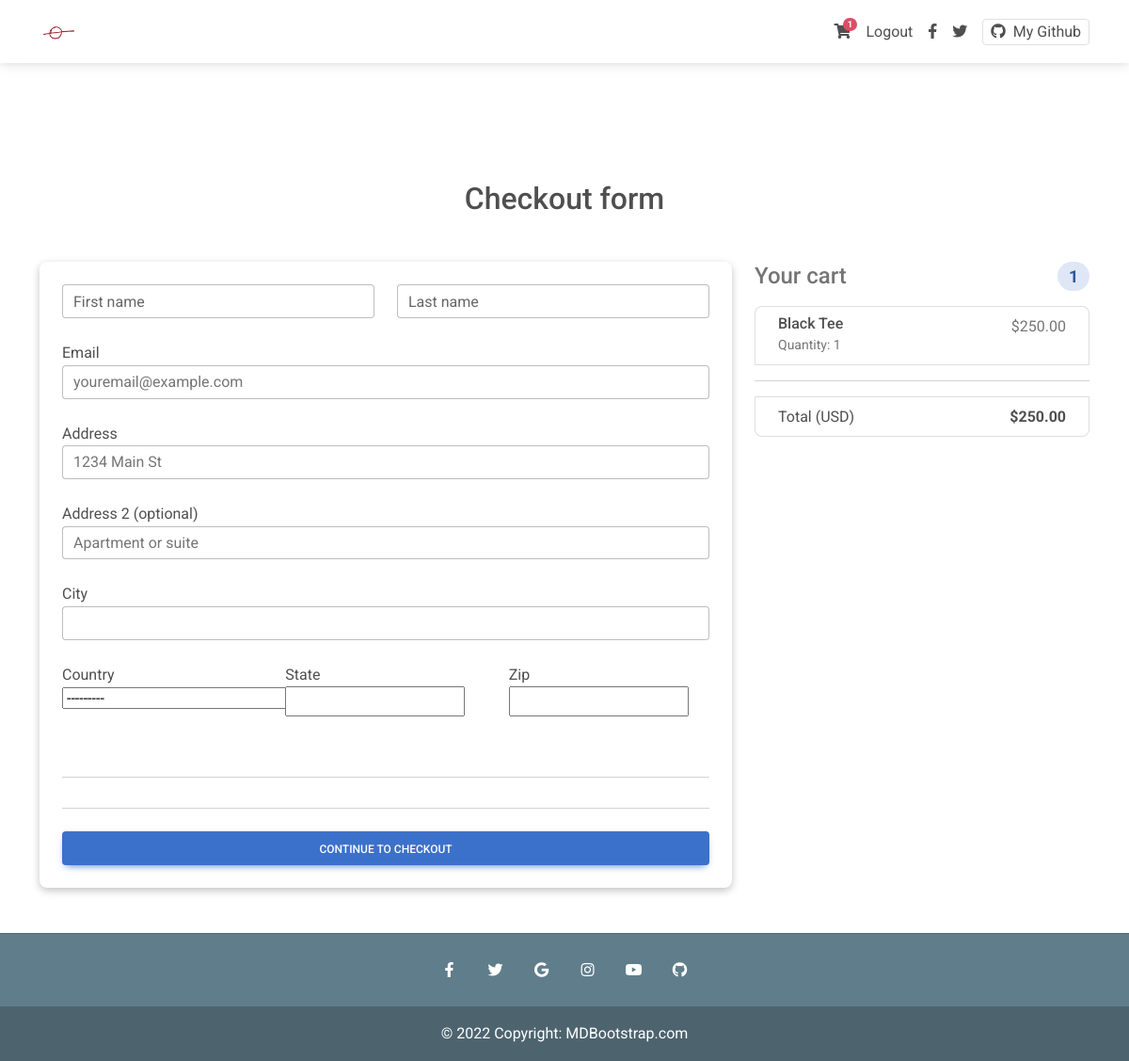
Page /checkout/16 (signed in) on the committed database.
### myapp/models.py (models this page shows, shortened)
class Order(models.Model):
    user = models.ForeignKey(settings.AUTH_USER_MODEL,
                             on_delete=models.CASCADE)
    ordered = models.BooleanField(default=False)
    items = models.ManyToManyField(OrderItem)
    start_date = models.DateTimeField(auto_now_add=True)
    ordered_date = models.DateTimeField(auto_now_add=True)
    f_name = models.CharField(max_length=50, null=True)
    l_name = models.CharField(max_length=50, null=True)
    email = models.EmailField(max_length=200, null=True)
    address = models.CharField(max_length=500, null=True)
    address2 = models.CharField(max_length=200, null=True)
    city = models.CharField(max_length=100, null=True)
    country = CountryField()
    state = USStateField()
    zip = USZipCodeField()
    def get_total(self):
        total = 0
        for item in self.items.all():
            if item.item.discount:
                total += item.get_discount_price()
            else:
                total += item.total_price_calc()
        return total
    def get_quantity(self):
        count = 0
        for item in self.items.all():
                count += item.quantity
        return count

class OrderItem(models.Model):
    user = models.ForeignKey(settings.AUTH_USER_MODEL,
                             on_delete=models.CASCADE)
    item = models.ForeignKey(Item, on_delete=models.CASCADE)
    quantity = models.IntegerField(default=1)
    ordered = models.BooleanField(default=False)
    def total_price_calc(self):
        return self.quantity*self.item.price

class Item(models.Model):
    title = models.CharField(max_length=100)
    price = models.DecimalField(decimal_places=2, max_digits=10)
    discount = models.DecimalField(
        decimal_places=2, max_digits=10, null=True, blank=True)
    category = models.CharField(choices=CATEGORY_CHOICES, max_length=2)
    label = models.CharField(choices=LABEL_CHOICES, max_length=1)
    slug = models.SlugField()
    description = models.TextField()
    file_name = models.CharField(max_length=50)

### myapp/views.py (the view, shortened to what this page needs)
# urls.py: path('checkout/<pk>', views.CheckoutView.as_view(), name='checkout'),
class CheckoutView(View):
    def get(self, *args, **kwargs):
        form = CheckoutForm()
        context = {
            'form': form, 'order': Order.objects.get(user=self.request.user, ordered=False)
        }
        return render(self.request, 'checkout.html', context)

### myapp/forms.py
class CheckoutForm(forms.Form):
    f_name = forms.CharField(label='First Name', max_length=50, widget=forms.TextInput(attrs={'class': 'form-control'}))
    l_name = forms.CharField(label = 'Last Name', max_length=50, widget=forms.TextInput(attrs={'class': 'form-control'}))
    email = forms.EmailField(label='Email',max_length=200, widget=forms.EmailInput(attrs={'class': 'form-control', 'placeholder': 'youremail@example.com'}))
    address = forms.CharField(label='Address',max_length=500, widget=forms.TextInput(attrs={'class': 'form-control', 'placeholder': '1234 Main St'}))
    address2 = forms.CharField(label='Address 2', max_length=200, required=False, widget=forms.TextInput(attrs={'class': 'form-control', 'placeholder': 'Apartment or suite'}))
    country = CountryField(blank_label='(select country)').formfield(attrs={
        'class': 'form-control'
    })
    city = forms.CharField(label='City', max_length=100, widget=forms.TextInput(attrs={'class': 'form-control'}))
    state = USStateField(widget=USStateSelect(), initial='CA')
    zip = USZipCodeField()

### myapp/templatetags/cart_count.py (called while the page is built)
@register.filter
def item_count(user):
    if user.is_authenticated:
        order_qs = Order.objects.filter(user=user, ordered=False)
        if order_qs.exists():
            order = order_qs[0]
            return order.get_quantity()
    return 0

@register.filter
def order_pk(user):
    if user.is_authenticated:
        order_qs = Order.objects.filter(user=user, ordered=False)
        if order_qs.exists():
            order = order_qs[0]
            return order.id
    return 0

### templates/checkout.html (shortened to what this page needs)
{% extends "index.html" %}
{% load static %}
{% block content %}
<main class="mt-5 pt-4">
    <div class="container">
        <h2 class="my-5 text-center">Checkout form</h2>
        <div class="row">
            <div class="col-md-8 mb-4">
                <form method="POST" class="card p-4">
                    <div class="row mb-3">
                        <div class="col-md-6 mb-2">
                            <div class="form-outline">
                                {{ form.f_name }}
                                <label class="form-label" for="{{ form.f_name.id_for_label }}">First name</label>
                            </div>
                        </div>
                        <div class="col-md-6 mb-2">
                            <div class="form-outline">
                                {{ form.l_name }}
                                <label class="form-label" for="{{ form.l_name.id_for_label }}">Last name</label>
                            </div>
                        </div>
                    </div>
                    <p class="mb-0">
                        Email
                    </p>
                    <div class="form-outline mb-4">
                         {{ form.email }}
                    </div>
                    <p class="mb-0">
                        Address
                    </p>
                    <div class="form-outline mb-4">
                        {{ form.address }}
                    </div>
                    <p class="mb-0">
                        Address 2 (optional)
                    </p>
                    <div class="form-outline mb-4">
                        {{ form.address2 }}
                    </div>
                    <p class="mb-0">
                        City
                    </p>
                    <div class="form-outline mb-4">
                         {{ form.city }}
                    </div>
                    <div class="row">
                        <div class="col-lg-4 col-md-12 mb-4">
                            <p class="mb-0">
                                Country
                            </p>
                            <div class="form-outline mb-4">
                                {{ form.country }}
                            </div>
                        </div>
                        <div class="col-lg-4 col-md-12 mb-4">
                            <p class="mb-0">
                                State
                            </p>
                            <div class="form-outline mb-4">
                        {{ form.state }}
                    </div>
                        </div>
                        <div class="col-lg-4 col-md-12 mb-4">
                            <p class="mb-0">
                                Zip
                            </p>
                            <div class="form-outline">
                                {{ form.zip }}
                            </div>
                        </div>
                    </div>
                    <hr />
                    <hr class="mb-4" />
                  <button class="btn btn-primary" type="submit">Continue to checkout</button>
                </form>
            </div>
            <div class="col-md-4 mb-4">
                <h4 class="d-flex justify-content-between align-items-center mb-3">
                    <span class="text-muted">Your cart</span>
                    <span class="badge rounded-pill badge-primary">{{ order.get_quantity }}</span>
                </h4>
                <ul class="list-group mb-3">
                    {% for obj in order.items.all %}
                    <li class="list-group-item d-flex justify-content-between">
                        <div>
                            <h6 class="my-0">{{ obj.item.title }}</h6>
                            <small class="text-muted">Quantity: {{ obj.quantity }}</small>
                        </div>
                        {% if obj.item.discount %}
                        <span class="text-muted">${{ obj.get_discount_price }}</span>
                        {% else %}
                        <span class="text-muted">${{ obj.total_price_calc }}</span>
                        {% endif %}
                    </li>
                    {% endfor %}
                    <hr />
                    <li class="list-group-item d-flex justify-content-between">
                        <span>Total (USD)</span>
                        <strong>${{ order.get_total }}</strong>
                    </li>
                </ul>
        </div>
    </div>
</main>
{% endblock content %}

### templates/index.html (shortened to what this page needs)
{% load static %}
{% load cart_count %}
<!DOCTYPE html>
<html lang="en">
  <head>
    <link
      rel="stylesheet"
      href="https://use.fontawesome.com/releases/v5.11.2/css/all.css"
    />
    <link rel="stylesheet" href="{% static 'css/mdb.min.css' %}" />
    <link rel="stylesheet" href="{% static 'css/style.css' %}" />
  </head>
  <body>
    <nav class="navbar fixed-top navbar-expand-lg navbar-light bg-white">
      <div class="container">
        <div class="collapse navbar-collapse" id="navbarSupportedContent1">
          <a class="navbar-brand mt-2 mt-sm-0" href="{% url 'myapp:home' %}">
            <img
              src="{% static 'img/isolate.jpg' %}"
              height="40"
              width="40"
              alt="Isolate Logo"
              loading="lazy"
            />
          </a>
        </div>
        <div class="d-flex align-items-center">
          {% if request.user.is_authenticated %}
            {% if request.user|item_count > 0 %}
            <a class="nav-link me-3" href="{% url 'myapp:summary' request.user|order_pk %}">
              <i class="fas fa-shopping-cart"></i>
              <span class="badge rounded-pill badge-notification bg-danger">{{ request.user|item_count }}</span>
            </a>
            {% endif %}
          <a class="nav-link me-3" href="{% url 'account_logout' %}" role="button">Logout
          </a>
          {% else %}
          <a class="nav-link me-3" href="{% url 'account_login' %}" role="button">Login
          </a>
          <a class="nav-link me-3" href="{% url 'account_signup' %}" role="button">Sign Up
          </a>
          {% endif %}
          <a class="nav-link me-3" href="#">
            <i class="fab fa-facebook-f"></i>
          </a>
          <a class="nav-link me-3" href="#">
            <i class="fab fa-twitter"></i>
          </a>
          <a
            href="https://github.com/dcueva7"
            class="border rounded px-2 nav-link"
            target="_blank"
          >
            <i class="fab fa-github me-2"></i>My Github
          </a>
        </div>
      </div>
    </nav>
    <div class="mt-5 pt-4">
    </div>
    {% block content %}{% endblock content %}
    <footer
      class="text-center text-white mt-4"
      style="background-color: #607d8b"
    >
      <hr class="text-dark" />
      <div class="container">
        <section class="mb-3">
          <a
            class="btn-link btn-floating btn-lg text-white"
            href="#!"
            role="button"
            data-mdb-ripple-color="dark"
            ><i class="fab fa-facebook-f"></i
          ></a>
          <a
            class="btn-link btn-floating btn-lg text-white"
            href="#!"
            role="button"
            data-mdb-ripple-color="dark"
            ><i class="fab fa-twitter"></i
          ></a>
          <a
            class="btn-link btn-floating btn-lg text-white"
            href="#!"
            role="button"
            data-mdb-ripple-color="dark"
            ><i class="fab fa-google"></i
          ></a>
          <a
            class="btn-link btn-floating btn-lg text-white"
            href="#!"
            role="button"
            data-mdb-ripple-color="dark"
            ><i class="fab fa-instagram"></i
          ></a>
          <a
            class="btn-link btn-floating btn-lg text-white"
            href="#!"
            role="button"
            data-mdb-ripple-color="dark"
            ><i class="fab fa-youtube"></i
          ></a>
          <a
            class="btn-link btn-floating btn-lg text-white"
            href="https://github.com/dcueva7"
            role="button"
            data-mdb-ripple-color="dark"
            ><i class="fab fa-github"></i
          ></a>
        </section>
      </div>
      <div
        class="text-center p-3"
        style="background-color: rgba(0, 0, 0, 0.2); text-color: #e0e0e0"
      >
        © 2022 Copyright:
        <a class="text-white" href="https://mdbootstrap.com/"
          >MDBootstrap.com</a
        >
      </div>
    </footer>
  </body>
</html>

### static/css/style.css (style rules this page uses)
.card { box-shadow: rgba(0, 0, 0, 0.24) 0px 3px 8px; }

### rows in the picture
Order: get_quantity "1", get_total "250.00"
OrderItem: item "Black Tee", quantity "1", total_price_calc "250.00"

### other values in the picture
{{ request.user|item_count }} "1"
